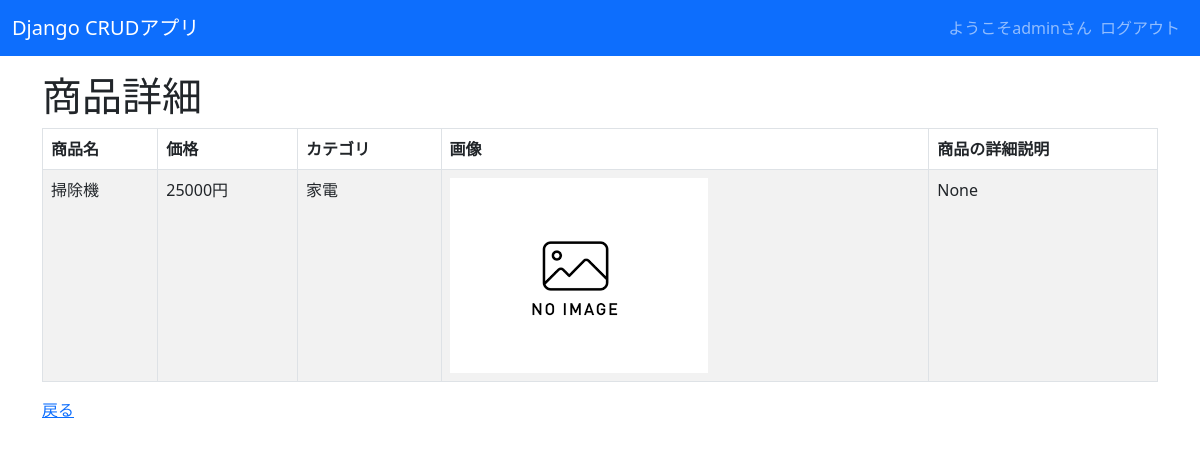
/crud/detail/2 (signed in), run on the app's committed database.
### crud/models.py (models this page shows, shortened)
class Product(models.Model):
    name = models.CharField(max_length=200)
    price = models.PositiveIntegerField()
    category = models.ForeignKey(Category, on_delete=models.CASCADE)
    img = models.ImageField(blank=True, default='noImage.png')
    detail_description = models.TextField(blank=True, null=True)

class Category(models.Model):
    name = models.CharField(max_length=200)
    def __str__(self):
        return self.name

### crud/views.py (the view)
# urls.py: path('crud/detail/<int:pk>',views.ProductDetailView.as_view(), name="detail"),
class ProductDetailView(LoginRequiredMixin,DetailView):
    model = Product
    fields = '__all__'

### crud/templates/crud/product_detail.html (shortened to what this page needs)
{% extends "base.html" %}
{% block content %}
<h1>商品詳細</h1>
<table class="table table-striped table-hover table-bordered">
    <thead>
        <tr>
            <th>商品名</th>
            <th>価格</th>
            <th>カテゴリ</th>
            <th>画像</th>
            <th>商品の詳細説明</th>
        </tr>
    </thead>
    <tr>
        <td>{{ product.name }}</td>
        <td>{{ product.price }}円</td>
        <td>{{ product.category }}</td>
        <td><img src="{{ product.img.url }}" style="width:100px height:auto;"></td>
        <td>{{ product.detail_description }}</td>
    </tr>
</table>
<form method="post">
<a href="{% url 'list' %}">戻る</a>
</form>
{% endblock %}

### crud/templates/base.html (shortened to what this page needs)
<!DOCTYPE html>
<html lang="ja">
    <head>
        <link href="https://cdn.jsdelivr.net/npm/bootstrap@5.3.0-alpha3/dist/css/bootstrap.min.css" rel="stylesheet">
    </head>
    <body>
        <nav class="navbar navbar-expand-lg navbar-dark bg-primary" style="margin-bottom: 1rem;">
            <div class="container-fluid">
                <a class="navbar-brand" href="{% url 'list %'}">Django CRUDアプリ</a>
                <div class="collapse navbar-collapse" id="navbarNav">
                    <ul class="navbar-nav ms-auto">
                        {% if request.user.is_authenticated %}
                        <span class="navbar-text">
                            ようこそ{{ user.get_username }}さん
                        </span>
                        <li class="nav-item">
                            <form action="{% url 'logout' %}" method="post">
                                <input class="nav-link" type="submit" value="ログアウト">
                            </form>
                        </li>
                    </ul>
                </div>
            </div>
        </nav>
        <div class="container">
        {% block content %}{% endblock %}
        </div>
    </body>
</html>

### data on the page
Product: name "掃除機", price "25000", category "家電", img (placeholder picture), detail_description "None"

### other printed values
{{ user.get_username }} "admin"
